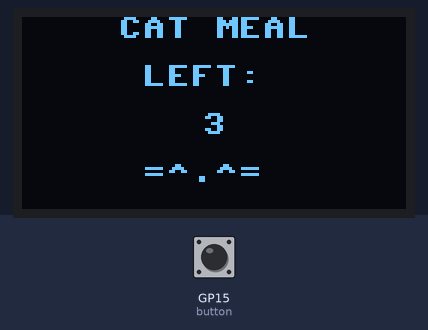
This program was run on a simulated Raspberry Pi Pico running MicroPython. Parts: 128×64 one-colour display. Inputs (shaded band) come from the test bench; at power-on: GP15 (button) HIGH. Library files of the repository ran but are not shown: ssd1306.py.

Above: at 1.2 s.
1.3 s: GP15 (button) pulled LOW for 0.15 s
At 2.8 s:
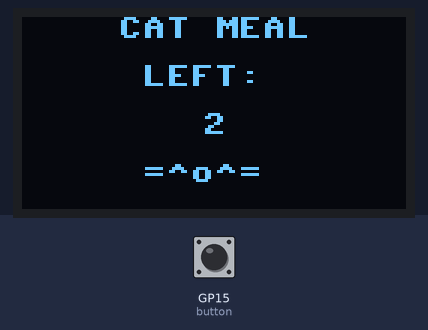
3.6 s: GP15 (button) pulled LOW for 1 s
At 5.5 s:
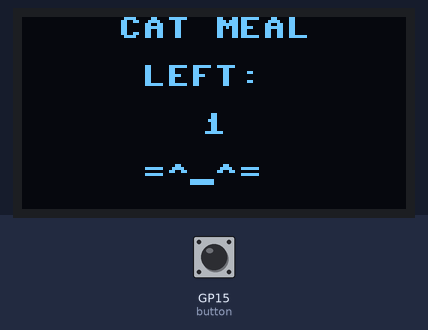
6.1 s: GP15 (button) pulled LOW for 0.15 s
At 7.5 s:
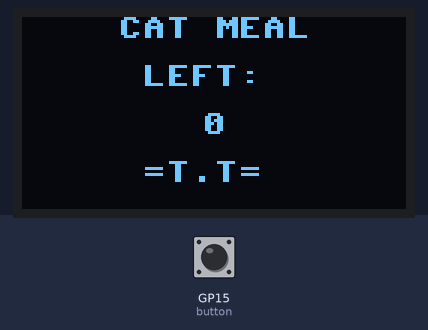
Timing chart, 0 to 9.1 s (numbered marks = the images above; inputs shaded):
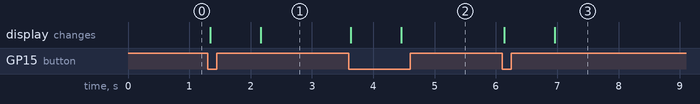

Measured:
- after the input at 1.3 s, the display: first changes at once (image 1 shows a later state)
- after the input at 3.6 s, the display: first changes at once (image 2 shows a later state)
- after the input at 6.1 s, the display: first changes at once (image 3 shows a later state)

The program:

main.py
```python
# main.py
# CAT MEAL TICKET GAME

from machine import Pin, I2C
import ssd1306
import time


# OLED
i2c = I2C(
    0,
    sda=Pin(4),
    scl=Pin(5),
    freq=400000
)

oled = ssd1306.SSD1306_I2C(128, 64, i2c)


# Button
# GP15 ---- Button ---- GND
button = Pin(15, Pin.IN, Pin.PULL_UP)


# 一開始有 3 張餐券
tickets = 3


def cat_face():
    if tickets == 3:
        return "=^.^="
    elif tickets == 2:
        return "=^o^="
    elif tickets == 1:
        return "=^_^="
    else:
        return "=T.T="


def show_ticket():
    oled.fill(0)

    oled.text("CAT MEAL", 32, 0)
    oled.text("LEFT:", 40, 16)
    oled.text(str(tickets), 60, 32)

    # 最下面放貓咪
    oled.text(cat_face(), 40, 48)

    oled.show()


def show_yummy():
    oled.fill(0)

    oled.text("YUMMY!", 40, 16)
    oled.text("MEOW!", 44, 32)
    oled.text(cat_face(), 40, 48)

    oled.show()


# 第一次顯示
show_ticket()


while True:

    if button.value() == 0:

        if tickets > 0:

            tickets -= 1

            # 吃飯動畫
            show_yummy()
            time.sleep(0.8)

            # 回到主畫面
            show_ticket()

        # 等待放開按鈕
        while button.value() == 0:
            time.sleep_ms(10)

    time.sleep_ms(20)
```
